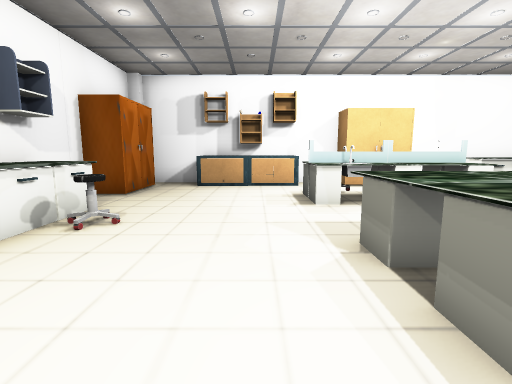
[1] (above)

16 first-person views from a walk through a Unity game level. The camera is 1.2 m above the floor, tilts 8° down and sees 85° across. The floor is counted in squares, 1 m on a side. Each view is taken from the middle of a square. On the plan, view 1 faces up. The plan holds only what a view shows up to about 13 squares ahead; the rest is blank. The player character is not drawn. Some surface patterns are stand-ins.

[2]
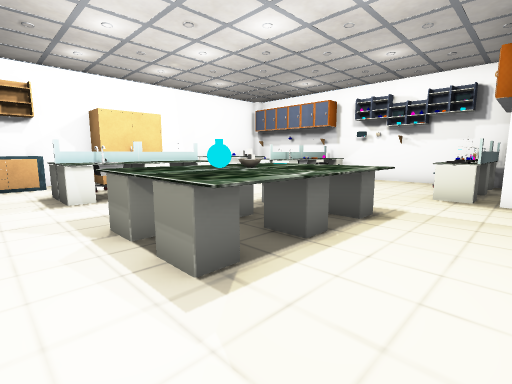

[3]
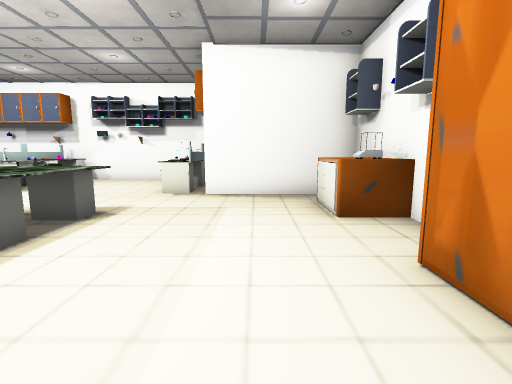

[4]
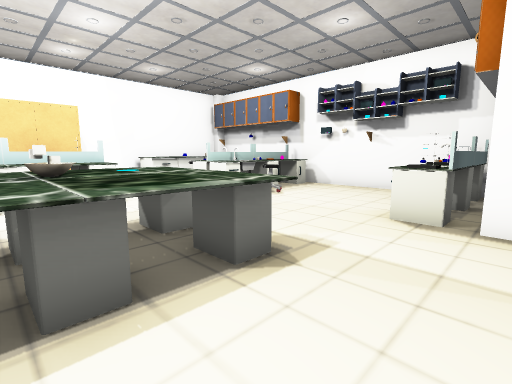

[5]
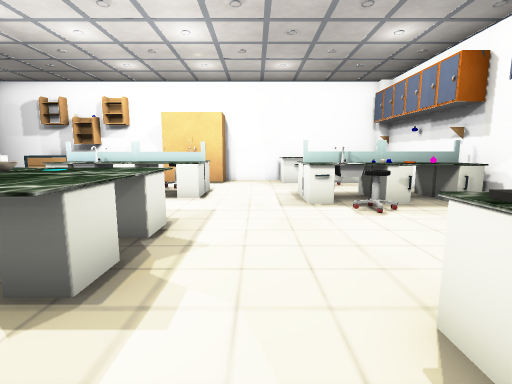

[6]
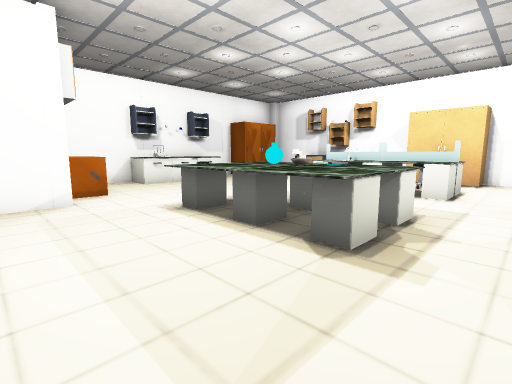

[7]
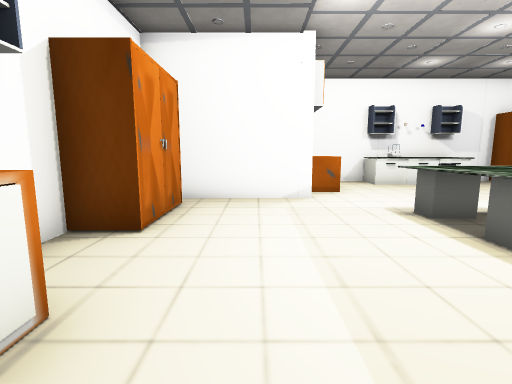

[8]
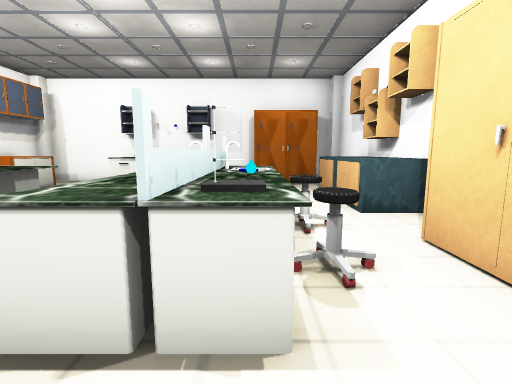

[9]
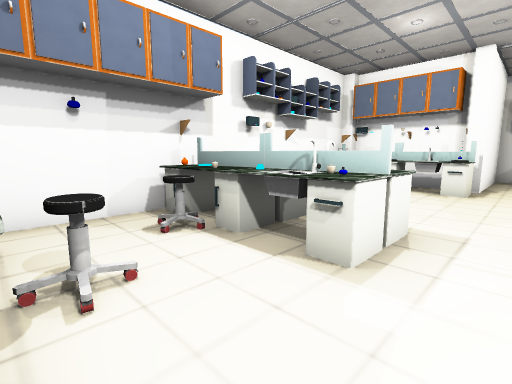

[10]
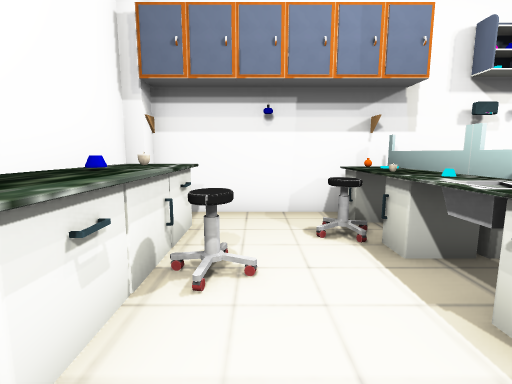

[11]
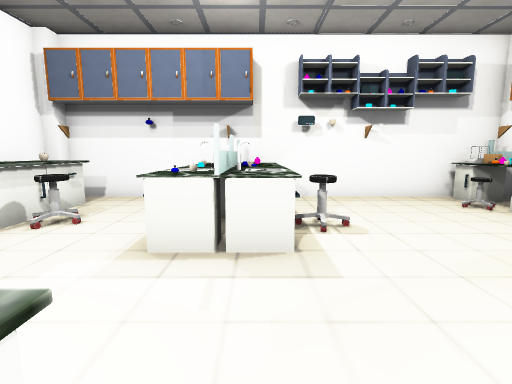

[12]
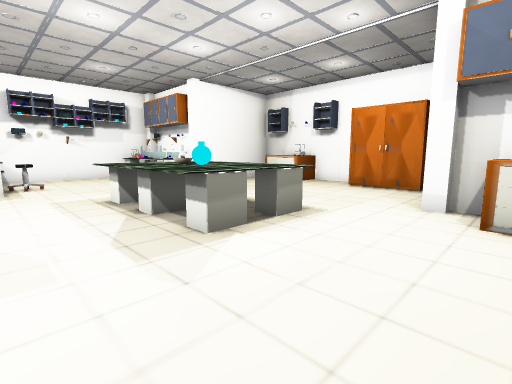

[13]
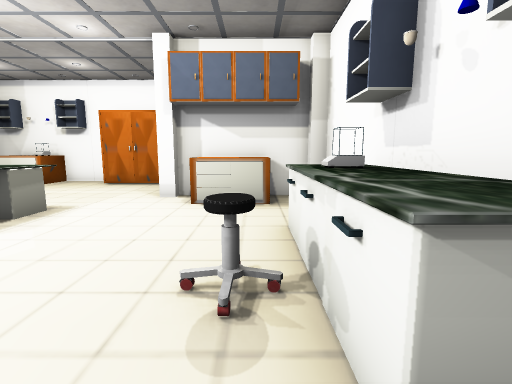

[14]
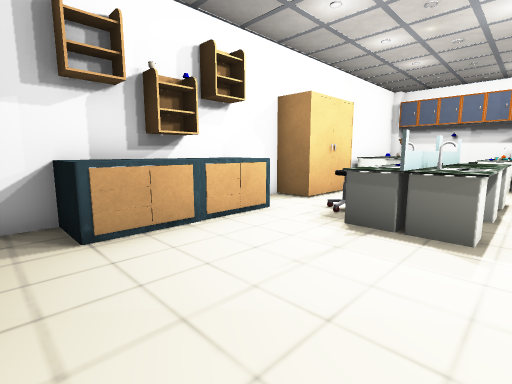

[15]
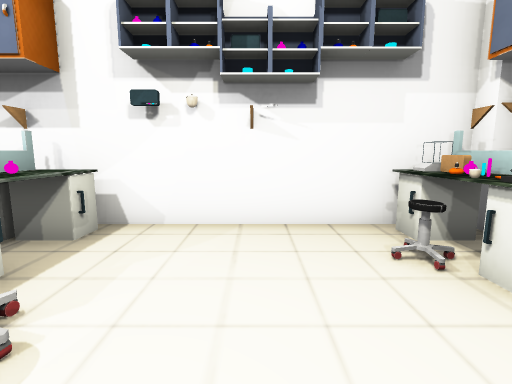

[16]
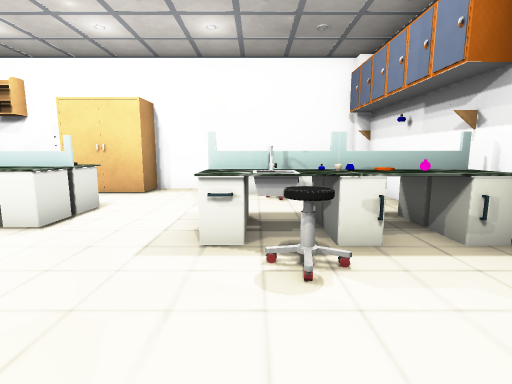

### Floor plan
Points are (right, up) in squares from view 1. A wall is a line through its corners. A room is listed if a view was taken in it or the views show most of it. See-through windows are left out.
Room 1 (views 1, 2, 3, 4, 5, 6, 7, 8, 9, 10, 11, 12, 13, 14, 15, 16)
walls: (9.4, 0) (10.5, 0); (-0.4, -1.5) (-0.4, -4); (3.4, 11.4) (-4.2, 11.4); (10.4, -0.1) (9.4, -0.1); (10.4, -0.9) (11.5, -0.9); (2.8, -4.9) (8.1, -4.9) (8.1, -1.4); (12.6, -0.6) (12.6, 10.5); (-4.9, 8) (-4.9, -0.6); (-4.5, -0.9) (-1.5, -0.9); (12.2, 11.4) (5.6, 11.4)
objects: pillar (-5, 11); other object (-4, 3) to (-3, 6); other object (-4, 8) to (-4, 10); other object (-3, 0) to (-2, 0); other object (-2, 5); other object (-2, 10) to (-1, 11); pillar (-1, -1); other object (0, 10) to (1, 10); rack (0, 11); other object (1, 1) to (2, 2); other object (1, 3) to (2, 4); other object (1, 7); other object (1, 8) to (2, 8); other object (2, -4) to (3, -4); other object (2, 7); other object (2, 9) to (3, 9); other object (3, 1) to (5, 2); other object (3, 3) to (4, 3); other object (3, 3) to (5, 4); other object (3, 7) to (5, 7); other object (3, 8); other object (3, 10) to (6, 11); other object (4, 8); other object (4, 9); other object (5, -4) to (6, -4); other object (5, 8); other object (7, -4); pillar (8, -1); other object (8, 0) to (10, 1); other object (8, 6); other object (8, 7); other object (8, 10) to (9, 11); other object (9, 0); other object (9, 5) to (10, 5); other object (9, 6); other object (9, 7); other object (9, 8); other object (10, -1); other object (10, 6); other object (10, 7); other object (10, 9) to (10, 10); flask (10, 11); other object (11, 0); other object (11, 1); other object (11, 5); other object (11, 6); other object (11, 7); other object (11, 8); other object (11, 10) to (11, 11); pillar (12, -1); rack (12, 0); other object (12, 1); other object (12, 5); other object (12, 6); other object (12, 7); pillar (12, 11)

Where each view was taken, in squares from view 1:
view 1: 0 up, 0 right, facing up
view 2: 1 down, 0 right, facing up-right
view 3: 2 down, 0 right, facing right
view 4: 1 down, 3 right, facing up-right
view 5: 1 down, 7 right, facing up
view 6: 2 down, 7 right, facing up-left
view 7: 2 down, 7 right, facing left
view 8: 8 up, 7 right, facing left
view 9: 10 up, 7 right, facing down-right
view 10: 9 up, 7 right, facing right
view 11: 6 up, 5 right, facing right
view 12: 6 up, 2 left, facing down-right
view 13: 7 up, 3 left, facing down
view 14: 6 up, 3 left, facing up-right
view 15: 3 up, 8 right, facing right
view 16: 2 up, 9 right, facing up
